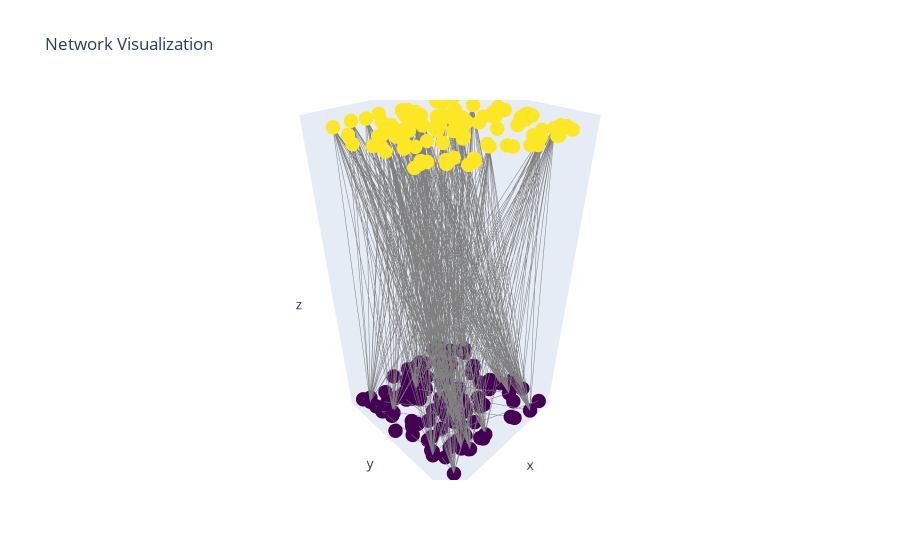

This figure's notebook cell:
### Code cell
Visualize(G).show_graph()

### Figure 1 — Plotly figure (JSON) as saved in the notebook; plotly's stock layout.template omitted (floating-point values rounded to 4 significant figures; data arrays with more than 128 entries replaced by an {"elided": "..."} marker saying what was removed)
{"data": [{"hoverinfo": "none", "line": {"color": "grey", "width": 1}, "mode": "lines", "type": "scatter3d", "x": {"elided": "1347 float values"}, "y": {"elided": "1347 float values"}, "z": {"elided": "1347 int values"}}, {"marker": {"color": {"elided": "200 int values"}, "colorscale": [[0, "#440154"], [0.1111, "#482878"], [0.2222, "#3e4989"], [0.3333, "#31688e"], [0.4444, "#26828e"], [0.5556, "#1f9e89"], [0.6667, "#35b779"], [0.7778, "#6ece58"], [0.8889, "#b5de2b"], [1, "#fde725"]], "size": 5}, "mode": "markers", "text": {"elided": "200 str values"}, "type": "scatter3d", "x": {"elided": "200 float values"}, "y": {"elided": "200 float values"}, "z": {"elided": "200 int values"}}], "layout": {"scene": {"xaxis": {"showgrid": false, "showticklabels": false, "zeroline": false}, "yaxis": {"showgrid": false, "showticklabels": false, "zeroline": false}, "zaxis": {"showgrid": false, "showticklabels": false, "zeroline": false}}, "showlegend": false, "title": {"text": "Network Visualization"}}}
